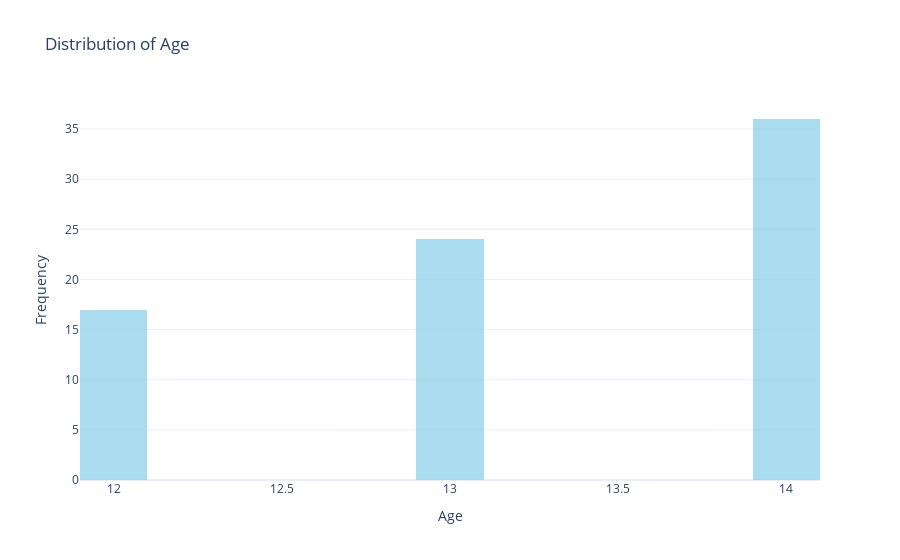

Notebook code cell kept with this figure:
### Markdown cell above
### Distribution of Age

### Code cell
import plotly.graph_objs as go
import plotly.figure_factory as ff

# Create histogram trace
fig = go.Figure(data=[go.Histogram(
    x=df['Age'], 
    nbinsx=20,  # Adjust number of bins as needed
    marker_color='skyblue',
    opacity=0.7
)])

# Customize the layout
fig.update_layout(
    title='Distribution of Age',
    xaxis_title='Age',
    yaxis_title='Frequency',
    template='plotly_white'
)

# Show the plot
fig.show()

fig.write_html("vis_15/Age_Distribution_with_Density_Curve.html")

### Figure 1 — Plotly figure (JSON) as saved in the notebook; plotly's stock layout.template omitted (floating-point values rounded to 4 significant figures)
{"data": [{"marker": {"color": "skyblue"}, "nbinsx": 20, "opacity": 0.7, "type": "histogram", "x": [13, 13, 14, 12, 12, 14, 14, 14, 14, 14, 14, 14, 14, 13, 14, 14, 12, 13, 12, 14, 12, 14, 13, 14, 13, 13, 14, 12, 13, 14, 12, 14, 12, 14, 14, 12, 12, 13, 13, 12, 13, 12, 13, 14, 13, 14, 14, 12, 14, 13, 14, 13, 14, 14, 13, 13, 13, 12, 14, 12, 14, 14, 14, 14, 12, 14, 14, 12, 13, 13, 13, 13, 14, 14, 13, 14, 13]}], "layout": {"title": {"text": "Distribution of Age"}, "xaxis": {"title": {"text": "Age"}}, "yaxis": {"title": {"text": "Frequency"}}}}
